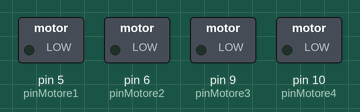
Recording of a sketch running on a simulated Arduino Uno, built with avr-gcc and run on an emulated ATmega328P. Shown: switched loads named in the sketch (green lamp = pin HIGH). No radio packets arrive unless stated.

Above: at 0.1 s.
At 3.1 s:
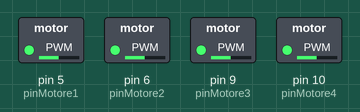
At 6.9 s:
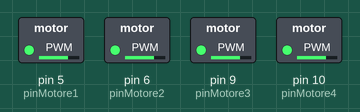
Timing chart, 0 to 8.4 s (numbered marks = the images above):
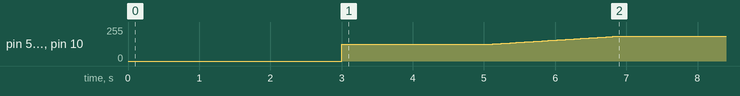

The sketch:

FCS_V2.0.ino
```cpp
#include <Wire.h>

#include <MPU6050_tockn.h>

#include <RF24.h>
#include <RF24_config.h>
#include <nRF24L01.h>
#include <printf.h>

//pin dei motori tutti devono essere PWM
#define pinMotore1 5
#define pinMotore2 6
#define pinMotore3 9
#define pinMotore4 10

int val;
int inserisci = 0;

long tempoPassato = millis();

#define CE_PIN 7
#define CSN_PIN 8
// instantiate an object for the nRF24L01 transceiver
RF24 radio(CE_PIN, CSN_PIN);

uint8_t address[6] = { "1Node" };  //frequenza di comunicazione

MPU6050 mpu6050(Wire);

int messaggio[4] = {0, 0, 0, 0};  //Attenzione è stato modificato in int - valori da 0 a 1023 che vengono inviati dal Joystick

void setup() {
  Serial.begin(115200);

  pinMode(pinMotore1, OUTPUT);
  pinMode(pinMotore2, OUTPUT);
  pinMode(pinMotore3, OUTPUT);
  pinMode(pinMotore4, OUTPUT);

  //comunicazione wirless

  if (!radio.begin()) {
    while (true) { Serial.println(F("radio hardware is not responding!!")); }  // hold in infinite loop
  }

  radio.setPALevel(RF24_PA_LOW);

  radio.openReadingPipe(1, address[0]);

  radio.startListening();

  //Inizializiamo il giroscopio

  Wire.begin();
  mpu6050.begin();
  mpu6050.calcGyroOffsets(true); //impiega più o meno 4sec

  //attiva le eliche del drone

  start(185);
}

void start(int motori) {
  int assegna = 124;
  analogWrite(pinMotore1, assegna);
  analogWrite(pinMotore2, assegna);
  analogWrite(pinMotore3, assegna);
  analogWrite(pinMotore4, assegna);
  delay(2000);
  for (assegna; assegna < motori; assegna++) {
    analogWrite(pinMotore1, assegna);
    analogWrite(pinMotore2, assegna);
    analogWrite(pinMotore3, assegna);
    analogWrite(pinMotore4, assegna);
    delay(30);
  }
}

void loop() {
  if (radio.available()) {
    radio.read(messaggio, sizeof(messaggio));
  }
  //movimento su asse Z
  //messaggio[0] corrisponde alla X del primo joystick
  if(messaggio[0]>185 && messaggio[0]<250){
    movimentiAsseZ(messaggio[0],messaggio[0],messaggio[0],messaggio[0]);
  }
  //messaggio[1] corrisponde alla Y del primo joystick
  if(messaggio[1]<505){ //diamo uno spazio di 7 cosicche da evitare problemi
    rotazioneAsseX("antiorario");
  }else if(messaggio[1]<519){
    rotazioneAsseX("orario");
  }
}

void movimentiAsseZ(int motore1, int motore2, int motore3, int motore4) {
  analogWrite(pinMotore1, motore1);
  analogWrite(pinMotore2, motore2);
  analogWrite(pinMotore3, motore3);
  analogWrite(pinMotore4, motore4);
}

void rotazioneAsseX(String verso){
  if(verso.equals("antiorario")){

  }else{

  }
}
```
